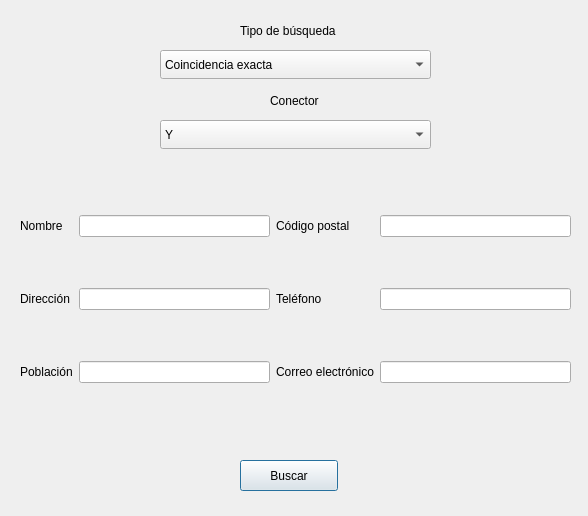
<?xml version="1.0" encoding="UTF-8"?>
<ui version="4.0">
 <class>Dialog_Busqueda</class>
 <widget class="QDialog" name="Dialog_Busqueda">
  <property name="geometry">
   <rect>
    <x>0</x>
    <y>0</y>
    <width>588</width>
    <height>516</height>
   </rect>
  </property>
  <property name="windowTitle">
   <string>Búsqueda</string>
  </property>
  <widget class="QComboBox" name="CB_TipoBusqueda">
   <property name="geometry">
    <rect>
     <x>160</x>
     <y>50</y>
     <width>271</width>
     <height>29</height>
    </rect>
   </property>
   <property name="editable">
    <bool>false</bool>
   </property>
   <item>
    <property name="text">
     <string>Coincidencia exacta</string>
    </property>
   </item>
   <item>
    <property name="text">
     <string>Subcadena</string>
    </property>
   </item>
  </widget>
  <widget class="QLabel" name="label">
   <property name="geometry">
    <rect>
     <x>240</x>
     <y>20</y>
     <width>121</width>
     <height>21</height>
    </rect>
   </property>
   <property name="text">
    <string>Tipo de búsqueda</string>
   </property>
  </widget>
  <widget class="QComboBox" name="CB_TipoBusqueda_2">
   <property name="geometry">
    <rect>
     <x>160</x>
     <y>120</y>
     <width>271</width>
     <height>29</height>
    </rect>
   </property>
   <property name="editable">
    <bool>false</bool>
   </property>
   <item>
    <property name="text">
     <string>Y</string>
    </property>
   </item>
   <item>
    <property name="text">
     <string>O</string>
    </property>
   </item>
  </widget>
  <widget class="QLabel" name="label_2">
   <property name="geometry">
    <rect>
     <x>270</x>
     <y>90</y>
     <width>71</width>
     <height>21</height>
    </rect>
   </property>
   <property name="text">
    <string>Conector</string>
   </property>
  </widget>
  <widget class="QWidget" name="layoutWidget">
   <property name="geometry">
    <rect>
     <x>20</x>
     <y>170</y>
     <width>551</width>
     <height>261</height>
    </rect>
   </property>
   <layout class="QGridLayout" name="gridLayout">
    <item row="0" column="3">
     <widget class="QLineEdit" name="LE_CodPostal"/>
    </item>
    <item row="1" column="3">
     <widget class="QLineEdit" name="LE_Telefono"/>
    </item>
    <item row="2" column="2">
     <widget class="QLabel" name="label_6">
      <property name="text">
       <string>Correo electrónico</string>
      </property>
     </widget>
    </item>
    <item row="1" column="1">
     <widget class="QLineEdit" name="LE_Direccion"/>
    </item>
    <item row="0" column="1">
     <widget class="QLineEdit" name="LE_Nombre"/>
    </item>
    <item row="0" column="0">
     <widget class="QLabel" name="label_3">
      <property name="text">
       <string>Nombre</string>
      </property>
     </widget>
    </item>
    <item row="1" column="2">
     <widget class="QLabel" name="label_4">
      <property name="text">
       <string>Teléfono</string>
      </property>
     </widget>
    </item>
    <item row="2" column="3">
     <widget class="QLineEdit" name="LE_Email"/>
    </item>
    <item row="0" column="2">
     <widget class="QLabel" name="label_5">
      <property name="text">
       <string>Código postal</string>
      </property>
     </widget>
    </item>
    <item row="2" column="1">
     <widget class="QLineEdit" name="LE_Poblacion"/>
    </item>
    <item row="1" column="0">
     <widget class="QLabel" name="label_7">
      <property name="text">
       <string>Dirección</string>
      </property>
     </widget>
    </item>
    <item row="2" column="0">
     <widget class="QLabel" name="label_8">
      <property name="text">
       <string>Población</string>
      </property>
     </widget>
    </item>
   </layout>
  </widget>
  <widget class="QPushButton" name="Btn_Buscar">
   <property name="geometry">
    <rect>
     <x>240</x>
     <y>460</y>
     <width>98</width>
     <height>31</height>
    </rect>
   </property>
   <property name="text">
    <string>Buscar</string>
   </property>
  </widget>
 </widget>
 <resources/>
 <connections/>
</ui>
